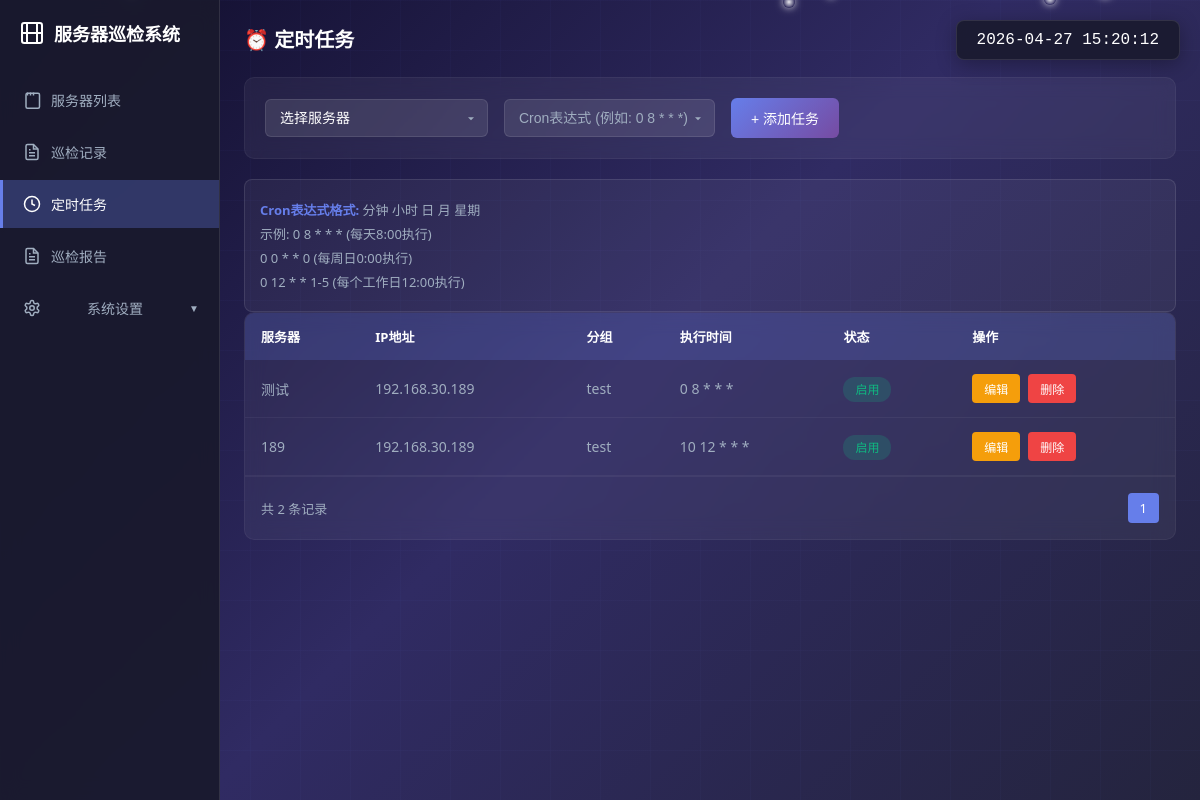
The page /tasks on the database its author committed.
### tables this page shows
CREATE TABLE scheduled_tasks (
            id INTEGER PRIMARY KEY AUTOINCREMENT,
            server_id INTEGER,
            hour INTEGER,
            minute INTEGER,
            is_enabled INTEGER DEFAULT 1,
            created_at TIMESTAMP DEFAULT CURRENT_TIMESTAMP, cron_expression TEXT, is_deleted INTEGER DEFAULT 0,
            FOREIGN KEY (server_id) REFERENCES servers(id)
        );

CREATE TABLE servers (
            id INTEGER PRIMARY KEY AUTOINCREMENT,
            name TEXT NOT NULL,
            ip TEXT NOT NULL,
            port INTEGER DEFAULT 22,
            username TEXT NOT NULL,
            private_key_content BLOB,
            password TEXT,
            group_id INTEGER DEFAULT 1,
            remark TEXT,
            created_at TIMESTAMP DEFAULT CURRENT_TIMESTAMP, is_deleted INTEGER DEFAULT 0,
            FOREIGN KEY (group_id) REFERENCES groups(id)
        );

CREATE TABLE groups (
            id INTEGER PRIMARY KEY AUTOINCREMENT,
            name TEXT NOT NULL UNIQUE,
            created_at TIMESTAMP DEFAULT CURRENT_TIMESTAMP
        , sort_order INTEGER DEFAULT 0, is_deleted INTEGER DEFAULT 0);

### app.py (the view)
@app.route('/tasks')
def tasks():
    page = request.args.get('page', 1, type=int)
    per_page = 10
    tasks = get_all_scheduled_tasks(page, per_page)
    total = get_scheduled_tasks_count()
    total_pages = (total + per_page - 1) // per_page
    servers = get_all_servers()
    groups = get_all_groups()
    return render_template('tasks.html', tasks=tasks, servers=servers, groups=groups, page=page, per_page=per_page, total=total, total_pages=total_pages)

### database.py (called while the page is built)
def get_connection():
    return sqlite3.connect(DATABASE_PATH)

def get_all_groups():
    conn = get_connection()
    cursor = conn.cursor()
    cursor.execute('SELECT id, name, sort_order FROM groups WHERE is_deleted = 0 ORDER BY sort_order ASC, created_at DESC')
    groups = cursor.fetchall()
    conn.close()
    return groups

def get_all_scheduled_tasks(page=1, per_page=10):
    conn = get_connection()
    cursor = conn.cursor()
    offset = (page - 1) * per_page
    cursor.execute('''
        SELECT st.*, s.name as server_name, s.ip as server_ip, g.name as group_name
        FROM scheduled_tasks st
        LEFT JOIN servers s ON st.server_id = s.id
        LEFT JOIN groups g ON s.group_id = g.id
        WHERE st.is_deleted = 0
        ORDER BY st.is_enabled DESC, st.cron_expression LIMIT ? OFFSET ?
    ''', (per_page, offset))
    tasks = cursor.fetchall()
    conn.close()
    return tasks

def get_scheduled_tasks_count():
    conn = get_connection()
    cursor = conn.cursor()
    cursor.execute('SELECT COUNT(*) FROM scheduled_tasks WHERE is_deleted = 0')
    count = cursor.fetchone()[0]
    conn.close()
    return count

### templates/tasks.html (shortened to what this page needs)
<!DOCTYPE html>
<html lang="zh-CN">
<head>
</head>
<body>
    <div class="bg-animation"></div>
    <div class="bg-grid"></div>
    <div class="snow-container" id="snowContainer"></div>
    <div class="current-time" id="currentTime"></div>
    <div class="sidebar">
        <div class="logo">
            <h1>
                <svg viewBox="0 0 24 24" fill="none" stroke="currentColor" stroke-width="2">
                    <rect x="2" y="2" width="20" height="20" rx="2.18" ry="2.18"></rect>
                    <line x1="7" y1="2" x2="7" y2="22"></line>
                    <line x1="17" y1="2" x2="17" y2="22"></line>
                    <line x1="2" y1="12" x2="22" y2="12"></line>
                </svg>
                服务器巡检系统
            </h1>
        </div>
        <ul class="menu">
            <li>
                <a href="/">
                    <svg viewBox="0 0 24 24" fill="none" stroke="currentColor" stroke-width="2">
                        <path d="M4 21V5a2 2 0 0 1 2-2h14a2 2 0 0 1 2 2v16a2 2 0 0 1-2 2H6a2 2 0 0 1-2-2z"></path>
                        <path d="M14 2v4"></path>
                        <path d="M10 2v4"></path>
                        <path d="M6 2v4"></path>
                    </svg>
                    服务器列表
                </a>
            </li>
            <li>
                <a href="/records">
                    巡检记录
                </a>
            </li>
            <li>
                <a href="/tasks" class="active">
                    <svg viewBox="0 0 24 24" fill="none" stroke="currentColor" stroke-width="2">
                        <circle cx="12" cy="12" r="10"></circle>
                        <polyline points="12 6 12 12 16 14"></polyline>
                    </svg>
                    定时任务
                </a>
            </li>
            <li>
                <a href="/reports">
                    巡检报告
                </a>
            </li>
            <li class="has-submenu">
                <a href="#" class="submenu-toggle">
                    系统设置
                    <span class="submenu-icon">▼</span>
                </a>
            </li>
        </ul>
    </div>
    <div class="main-content">
        <div class="header">
            <div class="header-left">
                <h2>⏰ 定时任务</h2>
            </div>
        </div>
        <div class="search-bar">
            <select id="serverSelect">
                <option value="">选择服务器</option>
            </select>
            <input type="text" id="cronInput" placeholder="Cron表达式 (例如: 0 8 * * *)">
            <button class="btn-add" onclick="addTask()">+ 添加任务</button>
        </div>
        <div class="cron-help">
            <p><strong>Cron表达式格式:</strong> 分钟 小时 日 月 星期</p>
            <p>示例: 0 8 * * * (每天8:00执行)</p>
            <p>0 0 * * 0 (每周日0:00执行)</p>
            <p>0 12 * * 1-5 (每个工作日12:00执行)</p>
        </div>
        <div class="table-container">
            {% if tasks %}
            <table class="data-table">
                <thead>
                    <tr>
                        <th>服务器</th>
                        <th>IP地址</th>
                        <th>分组</th>
                        <th>执行时间</th>
                        <th>状态</th>
                        <th>操作</th>
                    </tr>
                </thead>
                <tbody>
                    {% for task in tasks %}
                    <tr>
                        <td>{{ task[8] or '未知服务器' }}</td>
                        <td>{{ task[9] or '未知IP' }}</td>
                        <td>{{ task[10] or '未知分组' }}</td>
                        <td>{{ task[6] or '未知' }}</td>
                        <td>
                            <span class="status-badge {% if task[4] == 1 %}status-enabled{% else %}status-disabled{% endif %}">
                                {% if task[4] == 1 %}启用{% else %}禁用{% endif %}
                            </span>
                        </td>
                        <td>
                            <div class="action-btns">
                                <button class="action-btn btn-edit" onclick="editTask({{ task[0] }}, {{ task[1] }}, '{{ task[6] }}', {{ task[4] }})">编辑</button>
                                <button class="action-btn btn-delete" onclick="deleteTask({{ task[1] }})">删除</button>
                            </div>
                        </td>
                    </tr>
                    {% endfor %}
                </tbody>
            </table>
            <div class="pagination">
                <div class="pagination-info">共 {{ total }} 条记录</div>
                <div class="pagination-links">
                    {% for p in range(1, total_pages+1) %}
                    <a href="/tasks?page={{ p }}" {% if p == page %}class="active"{% endif %}>{{ p }}</a>
                    {% endfor %}
                </div>
            </div>
            {% else %}
            <div class="empty-state">
                <h3>暂无定时任务</h3>
                <p>点击上方按钮添加您的第一个定时任务</p>
            </div>
            {% endif %}
        </div>
    </div>
</body>
</html>

### rows shown on the page
scheduled_tasks: name "测试", ip "192.168.30.189", name "test", cron_expression "0 8 * * *", is_enabled "启用"
scheduled_tasks: name "189", ip "192.168.30.189", name "test", cron_expression "10 12 * * *", is_enabled "启用"

### other values the page prints
{{ total }} "2"
{{ p }} "1"
